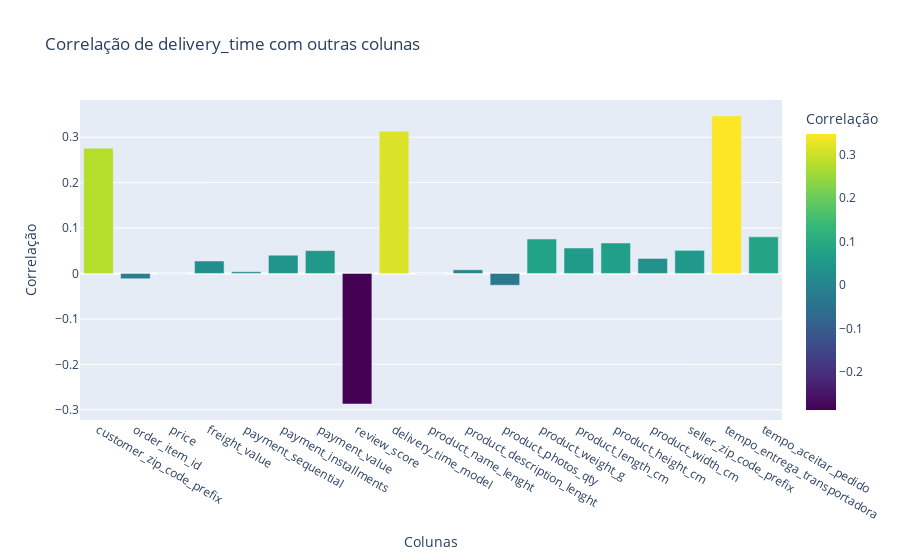

This figure's notebook cell:
### Code cell
# Calcular a correlação da coluna 'delivery_time' com todas as outras
correlacao_delivery_time = dfNumerico.corr()['delivery_time'].drop('delivery_time')

# Criar um DataFrame a partir da Série de correlação
correlacao_df = correlacao_delivery_time.reset_index()
correlacao_df.columns = ['Colunas', 'Correlação']

# Criar o gráfico de barras interativo usando Plotly
fig = px.bar(correlacao_df, x='Colunas', y='Correlação', title='Correlação de delivery_time com outras colunas',
             labels={'Colunas': 'Colunas', 'Correlação': 'Correlação'},
             color='Correlação', color_continuous_scale=px.colors.sequential.Viridis)

# Exibir o gráfico
fig.show()

### Figure 1 — Plotly figure (JSON) as saved in the notebook; plotly's stock layout.template omitted (floating-point values rounded to 4 significant figures)
{"data": [{"alignmentgroup": "True", "hovertemplate": "Colunas=%{x}<br>Correlação=%{marker.color}<extra></extra>", "legendgroup": "", "marker": {"color": [0.2758, -0.01166, -0.0002405, 0.02742, 0.003769, 0.04014, 0.05031, -0.2874, 0.3132, -0.0002147, 0.008118, -0.02592, 0.07584, 0.05607, 0.06705, 0.03305, 0.05089, 0.3467, 0.08056], "coloraxis": "coloraxis", "pattern": {"shape": ""}}, "name": "", "offsetgroup": "", "orientation": "v", "showlegend": false, "textposition": "auto", "type": "bar", "x": ["customer_zip_code_prefix", "order_item_id", "price", "freight_value", "payment_sequential", "payment_installments", "payment_value", "review_score", "delivery_time_model", "product_name_lenght", "product_description_lenght", "product_photos_qty", "product_weight_g", "product_length_cm", "product_height_cm", "product_width_cm", "seller_zip_code_prefix", "tempo_entrega_transportadora", "tempo_aceitar_pedido"], "xaxis": "x", "y": [0.2758, -0.01166, -0.0002405, 0.02742, 0.003769, 0.04014, 0.05031, -0.2874, 0.3132, -0.0002147, 0.008118, -0.02592, 0.07584, 0.05607, 0.06705, 0.03305, 0.05089, 0.3467, 0.08056], "yaxis": "y"}], "layout": {"barmode": "relative", "coloraxis": {"colorbar": {"title": {"text": "Correlação"}}, "colorscale": [[0, "#440154"], [0.1111, "#482878"], [0.2222, "#3e4989"], [0.3333, "#31688e"], [0.4444, "#26828e"], [0.5556, "#1f9e89"], [0.6667, "#35b779"], [0.7778, "#6ece58"], [0.8889, "#b5de2b"], [1, "#fde725"]]}, "legend": {"tracegroupgap": 0}, "title": {"text": "Correlação de delivery_time com outras colunas"}, "xaxis": {"anchor": "y", "domain": [0, 1], "title": {"text": "Colunas"}}, "yaxis": {"anchor": "x", "domain": [0, 1], "title": {"text": "Correlação"}}}}
